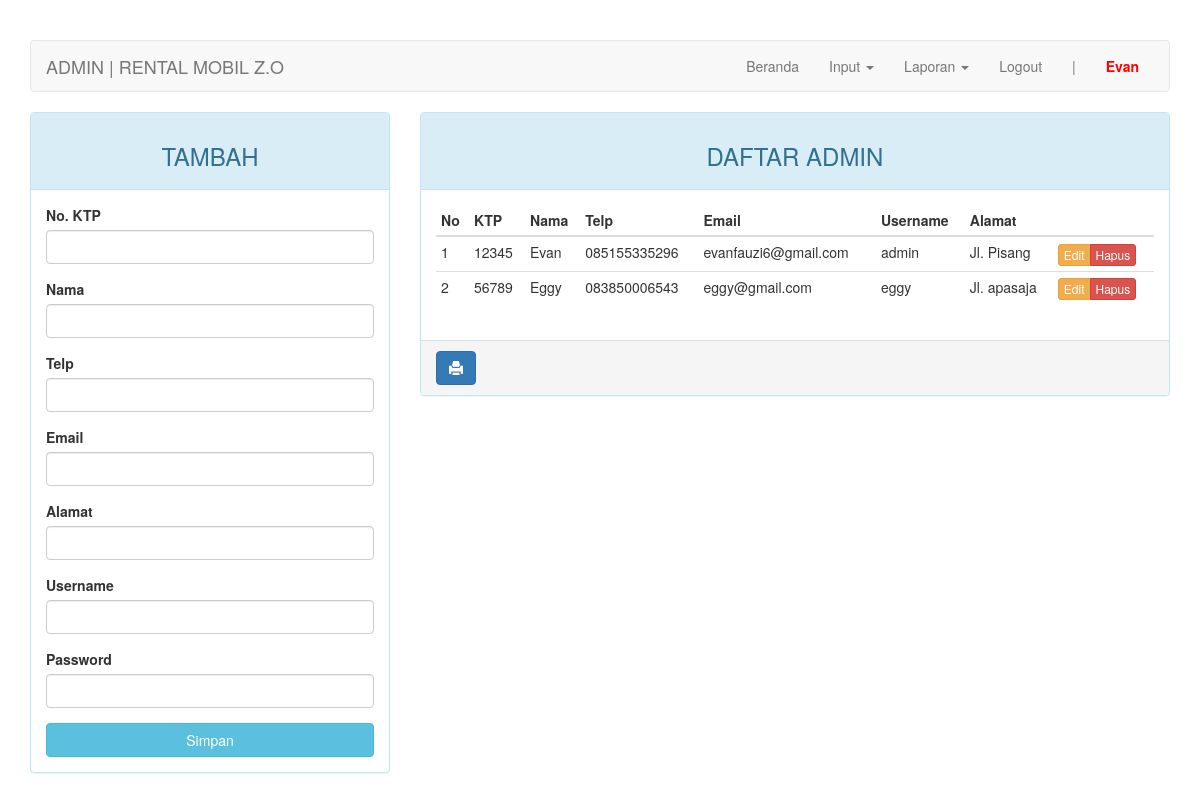
The app's page /admin?page=admin (signed in) with its own data.
### tables this page shows
CREATE TABLE `user` (
  `id` int(11) NOT NULL,
  `no_ktp` char(16) NOT NULL,
  `nama` varchar(25) NOT NULL,
  `email` varchar(50) NOT NULL,
  `no_telp` char(12) NOT NULL,
  `alamat` varchar(50) NOT NULL,
  `username` varchar(25) NOT NULL,
  `password` varchar(255) NOT NULL,
  `level` char(5) NOT NULL
);

### admin/page/admin.php (the view, shortened to what this page needs)
<?php
$update = (isset($_GET['action']) AND $_GET['action'] == 'update') ? true : false;
?>
<div class="row">
	<div class="col-md-4 hidden-print">
	    <div class="panel panel-<?= ($update) ? "warning" : "info" ?>">
	        <div class="panel-heading"><h3 class="text-center"><?= ($update) ? "EDIT" : "TAMBAH" ?></h3></div>
	        <div class="panel-body">
	            <form action="<?=$_SERVER['REQUEST_URI']?>" method="POST">
	                <div class="form-group">
	                    <label for="telp">No. KTP</label>
	                    <input type="text" name="no_ktp" class="form-control" <?= (!$update) ?: 'value="'.$row["no_ktp"].'"' ?>>
	                </div>
	                <div class="form-group">
	                    <label for="nama">Nama</label>
	                    <input type="text" name="nama" class="form-control" <?= (!$update) ?: 'value="'.$row["nama"].'"' ?>>
	                </div>
	                <div class="form-group">
	                    <label for="telp">Telp</label>
	                    <input type="text" name="telp" class="form-control" <?= (!$update) ?: 'value="'.$row["no_telp"].'"' ?>>
	                </div>
	                <div class="form-group">
	                    <label for="email">Email</label>
	                    <input type="text" name="email" class="form-control" <?= (!$update) ?: 'value="'.$row["email"].'"' ?>>
	                </div>
	                <div class="form-group">
	                    <label for="alamat">Alamat</label>
	                    <input type="text" name="alamat" class="form-control" <?= (!$update) ?: 'value="'.$row["alamat"].'"' ?>>
	                </div>
	                <div class="form-group">
	                    <label for="username">Username</label>
	                    <input type="text" name="username" class="form-control" <?= (!$update) ?: 'value="'.$row["username"].'"' ?>>
	                </div>
	                <div class="form-group">
	                    <label for="password">Password</label>
	                    <input type="password" name="password" class="form-control">
	                </div>
	                <button type="submit" class="btn btn-<?= ($update) ? "warning" : "info" ?> btn-block">Simpan</button>
	            </form>
	        </div>
	    </div>
	</div>
	<div class="col-md-8">
	    <div class="panel panel-info">
	        <div class="panel-heading"><h3 class="text-center">DAFTAR ADMIN</h3></div>
	        <div class="panel-body">
	            <table class="table table-condensed">
	                <thead>
	                    <tr>
	                        <th>No</th>
	                        <th>KTP</th>
	                        <th>Nama</th>
	                        <th>Telp</th>
	                        <th>Email</th>
	                        <th>Username</th>
	                        <th>Alamat</th>
	                        <th class="hidden-print"></th>
	                    </tr>
	                </thead>
	                <tbody>
	                    <?php $no = 1; ?>
	                    <?php if ($query = $connection->query("SELECT * FROM user WHERE level='admin'")): ?>
	                        <?php while($row = $query->fetch_assoc()): ?>
	                        <tr>
	                            <td><?=$no++?></td>
															<td><?=$row['no_ktp']?></td>
															<td><?=$row['nama']?></td>
															<td><?=$row['no_telp']?></td>
															<td><?=$row['email']?></td>
															<td><?=$row['username']?></td>
															<td><?=$row['alamat']?></td>
	                            <td class="hidden-print">
	                                <div class="btn-group">
	                                    <a href="?page=admin&action=update&key=<?=$row['id']?>" class="btn btn-warning btn-xs">Edit</a>
	                                    <a href="?page=admin&action=delete&key=<?=$row['id']?>" class="btn btn-danger btn-xs">Hapus</a>
	                                </div>
	                            </td>
	                        </tr>
	                        <?php endwhile ?>
	                    <?php endif ?>
	                </tbody>
	            </table>
	        </div>
			    <div class="panel-footer hidden-print">
			        <a onClick="window.print();return false" class="btn btn-primary"><i class="glyphicon glyphicon-print"></i></a>
			    </div>
	    </div>
	</div>
</div>

### admin/index.php (shortened to what this page needs)
<?php
require_once "../config.php";
?>
<!DOCTYPE html>
<html lang="en">
<head>
    <link rel="stylesheet" href="../assets/css/bootstrap.min.css">
    <link rel="stylesheet" href="../assets/fancybox/source/jquery.fancybox.css" type="text/css" media="screen" />
    <link rel="stylesheet" href="../assets/fancybox/source/helpers/jquery.fancybox-buttons.css" type="text/css" media="screen" />
    <link rel="stylesheet" href="../assets/fancybox/source/helpers/jquery.fancybox-thumbs.css" type="text/css" media="screen" />
</head>
<body>
    <div class="container">
        <nav class="navbar navbar-default">
            <div class="container-fluid">
                <div class="navbar-header">
                    <a class="navbar-brand" href="#">ADMIN | RENTAL MOBIL Z.O</a>
                </div>
                <div class="collapse navbar-collapse" id="bs-example-navbar-collapse-1">
                    <ul class="nav navbar-nav navbar-right">
                        <li><a href="?page=home">Beranda <span class="sr-only">(current)</span></a></li>
                        <li class="dropdown">
                          <a href="#" class="dropdown-toggle" data-toggle="dropdown" role="button" aria-haspopup="true" aria-expanded="false">Input <span class="caret"></span></a>
                        </li>
                        <li class="dropdown">
                          <a href="#" class="dropdown-toggle" data-toggle="dropdown" role="button" aria-haspopup="true" aria-expanded="false">Laporan <span class="caret"></span></a>
                        </li>
                        <li><a href="logout.php">Logout</a></li>
                        <li><a href="#">|</a></li>
                        <li><a href="#" style="font-weight: bold; color: red;"><?= ucfirst($_SESSION["nama"]) ?></a></li>
                    </ul>
                </div>
            </div>
        </nav>
        <div class="row">
            <div class="col-md-12">
              <?php include adminPage($_ADMINPAGE); ?>
            </div>
        </div>
    </div>
</body>
</html>

### admin/index.php (style rules this page uses)
body { margin-top: 40px; }

### records on screen
user: no_ktp "12345", nama "Evan", no_telp "085155335296", email "evanfauzi6@gmail.com", username "admin", alamat "Jl. Pisang"
user: no_ktp "56789", nama "Eggy", no_telp "083850006543", email "eggy@gmail.com", username "eggy", alamat "Jl. apasaja"

### other values on screen
$_SESSION["nama"] "Evan"
